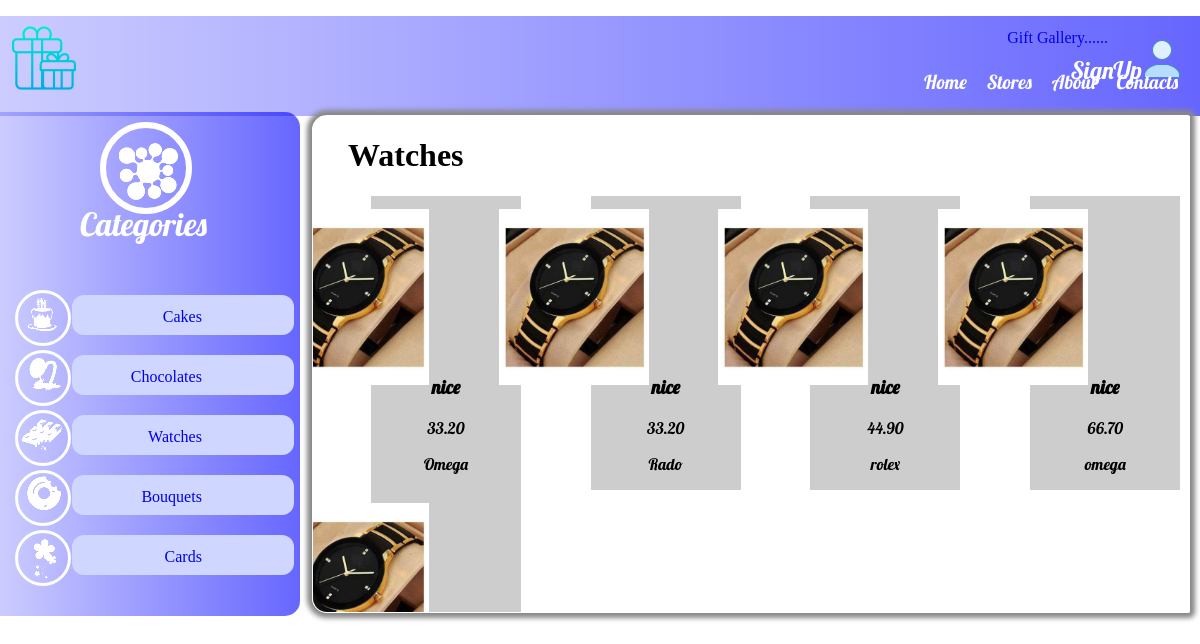
The app's page /watch/ with its own data.
### Watches/models.py (models this page shows, shortened)
class Watch(models.Model):
    watch_id = models.CharField(max_length=120)
    description = models.TextField()
    price = models.DecimalField(decimal_places=2, max_digits=20, default=0.00)
    image = models.ImageField(upload_to=upload_image_path, null=True, blank=True)
    retailer = models.ForeignKey(Retailer, on_delete=models.CASCADE)
    type=models.CharField(max_length=120)
    brand=models.CharField(max_length=120)

### Watches/views.py (the view)
# urls.py: path('watch/', watch_list_view),
def watch_list_view(request):
    queryset=Watch.objects.all()
    context={
        'object_list':queryset
    }
    return render(request,"watch/list.html",context)

### Watches/templates/watch/list.html (shortened to what this page needs)
{% load static %}
<!DOCTYPE html>
<html>
<head>
	<link rel="stylesheet" type="text/css" href="{% static 'css/giftgallary.css' %}">
</head>
<body>
<div class="header">
	<div class="img2">
	 <a href="/signup"><span class="signup">SignUp<img src="{% static 'img/icons8-customer-40.png' %}"></span></a>
	</div>
	  <div class="list">
		  <li>Home</li>
		  <li>Stores</li>
		  <li>About</li>
		  <li>Contacts</li>
	  </div>
	<p><a href="/products">Gift Gallery......</a></p>
	<div class="img1">
	   <img src="{% static 'img/gift-box (4).png' %}">
    </div>
</div>
<div class="row">
	<div class="col-3">
		<div class="left">
			<div class="circle">
			<img class="category"src="{% static 'img/output-onlinepngtools (7).png' %}">
			</div>
        <p>Categories</p>
      <div class="Categories">
            	<div class="circle1">
                	<img src="{% static 'img/output-onlinepngtools (1).png' %}">
               </div>
             <div class="item">
             	<p><a href="/cake">Cakes</a></p>
             </div>
		</div>
		<div class="Categories">
            	<div class="circle1">
                	<img src="{% static 'img/output-onlinepngtools (2).png' %}">
               </div>
             <div class="item">
             	<p><a href="/chocolate">Chocolates</a></p>
             </div>
		</div>
		<div class="Categories">
            	<div class="circle1">
                	<img src="{% static 'img/output-onlinepngtools (3).png' %}">
               </div>
             <div class="item">
             	<p><a href="/watch">Watches</a></p>
             </div>
		</div>
		<div class="Categories">
            	<div class="circle1">
                	<img src="{% static 'img/output-onlinepngtools (4).png' %}">
               </div>
             <div class="item">
             	<p><a href="/bouquet">Bouquets</a></p>
             </div>
		</div>
		<div class="Categories">
            	<div class="circle1">
                	<img src="{% static 'img/output-onlinepngtools (5).png' %}">
               </div>
             <div class="item">
             	<p><a href="/card">Cards</a></p>
             </div>
		</div>
	</div>
	</div>
	<div class="col-6">
		<div class="right">
			<div class="watches"><h1>Watches</h1>
				{% for obj in object_list %}
				<div class=items>
					<a href="{{obj.pk}}"><img src='/media/{{obj.image}}' width="100%"/></a>
					<h3>{{obj.description}}</h3>
					<p>{{obj.price}}</p>
					<p>{{obj.brand}}</p>
				</div>
				{% endfor %}
			</div>
			</div>
		</div>
	</div>
</body>
</html>

### static/css/giftgallary.css (style rules this page uses)
html { height: 100%; }
body { display: block; margin: 0; }
.header { height: 100px; color: white; background-image: linear-gradient(to right, rgba(0,0,255,0.2),rgba(0,0,255,.6)); }
.header .img2 a { position: absolute; color:white; right: 1.5%; top:3%; font-size: 1.5em; font-family: 'Lobster'; }
.img1 { position: absolute; left: 1%; top: 2%; }
.list { position: absolute; right:1%; top: 60px; }
li { font-family: 'Lobster', sans-serif; list-style-type: none; float: left; font-size: 1.2em; padding: 10px; }
.row::after { content: ""; clear: both; display: table; }
.left { background-image: linear-gradient(to right, rgba(0,0,255,0.2),rgba(0,0,255,.6)); position: fixed; top: 112px; height: 31.5em; overflow-x:hidden; overflow-y:auto; border-top-right-radius: 15px; border-bottom-right-radius: 15px; width:25%; }
.circle { border:6px solid white; height:80px; border-radius:50%; width:80px; position: relative; left: 100px; top: 10px; }
.Categories .circle1 { border:3px solid white; height: 50px; border-radius:50%; position: absolute; top: 40px; left:15px; }
.category { position: relative; top: 10px; }
.Categories { position: relative; top: 30px; margin-bottom: 20px; }
.item { background-color: #cfd6ff; height:40px; width: 74%; position: relative; top: 45px; left: 24%; border-radius: 12px; margin:10px 0; }
.right { border:1px solid white; border-radius: 2px; height: 31em; position: absolute; overflow-x:hidden; overflow-y:auto; top: 115px; width: 73%; left: 26%; border-bottom-left-radius:15px; border-top-left-radius: 15px; -moz-box-shadow: 0 0 5px 5px #888; -webkit-box-shadow: 0 0 5px 5px#888; box-shadow: 0 0 5px 5px #888; }
.left>p { font-size: 2em; text-align: center; position: absolute; left: 80px; top: 60px; color: white; font-family: 'Lobster', sans-serif; }
.col-3 { width: 25%; }
.items { display: inline-block; position: relative; left:25px; margin-left:2.5vh; margin-right:2.5vh; border:1px solid #eee; width:150px; min-height:15px; transition:1s; font-family: 'Lobster'; border:none; background-color: #cdcdcd; }
h1 { position: relative; left: 10px; margin-left: 25px; }
a { position: relative; float: right; right:7vh; text-decoration: none; outline:none; top:1vh; }
.items h3,.items p { text-align: center }

### records on screen
Watch: image (picture), description "nice", price "33.20", brand "Omega"
Watch: image (picture), description "nice", price "33.20", brand "Rado"
Watch: image (picture), description "nice", price "44.90", brand "rolex"
Watch: image (picture), description "nice", price "66.70", brand "omega"
Watch: image (picture)
